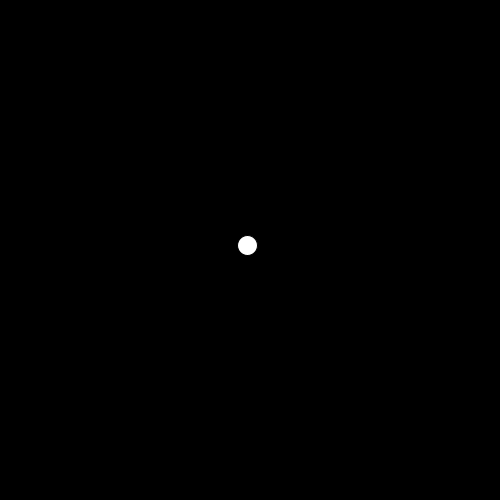
Frame 1 (no input)
Frame 60 (the mouse pressed at the canvas centre just before this capture): blank canvas, image omitted
Frame 120 (the mouse held since frame 60 and released just before this capture): blank canvas, image omitted

The Processing sketch that drew this single still picture (run headless with seeded random() and noise(); from frame 60 on, the mouse is pressed at the canvas centre):

// Processing sketch: exercise05
// ── exercise05.pde
//you see specific visuals based on the size of the screen
//you have to find specific random pets using noise and t based on the size of the screen
//when you click on the pet, you get a point


//Global Variables for the ball and the screens
Ball ball;


int x;
int y;

void setup() {
  size(500,500);
  ball= new Ball( x = width/2, y = height/2);
 
}
void draw() {
  background(0);
 ball.update();
 ball.display();
  
  // Check for wrapping?
}
// ── Ball.pde
class Ball {


  float tx = random(0, 100);
  float ty = random(0, 100);
  float speed = 10;
  float x;
  float y;


  Ball(int _x, int _y) {
    x = _x;
    y= _y;
  }

  void update() {
    float vx = speed * (noise(tx) * 2 - 1);
    float vy = speed * (noise(ty) * 2 - 1);
    x += vx;
    y += vy;
  }

  void display() {
    ellipse(x, y, 20, 20);
    tx += 0.01;
    ty += 0.01;
  }
}
// ── Screen.pde
class Screen {

  //initializing the properties of the screens
  int screenWidth;
  int screenHeight;
  int x;
  int y;
  int vx;

  //defining the properties/arguments of the screens
  Screen(int _x, int _y, int _width, int _height, int _vx) {

    x =_x;
    y =_y;
    screenHeight =_height;
    screenWidth =_width;
    vx =_vx;
  }

  void update() {
    println(x);
    x += vx;

    if (x==499 || x>499) {
      vx = -vx;
    } else if (x==1 || x<1) {
      vx = -vx;
    }
  }


  void display() {
    rect(x, y, screenWidth, screenHeight);
    rectMode(CENTER);
    fill(255);
    noStroke();
  }
}
